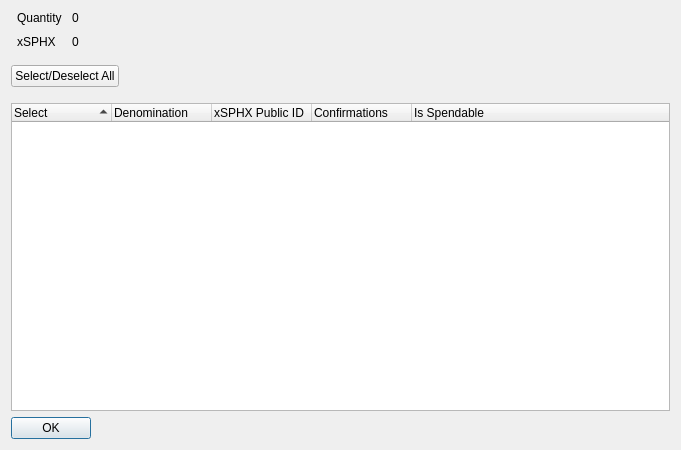
<?xml version="1.0" encoding="UTF-8"?>
<ui version="4.0">
 <class>XSPHXControlDialog</class>
 <widget class="QDialog" name="XSPHXControlDialog">
  <property name="geometry">
   <rect>
    <x>0</x>
    <y>0</y>
    <width>681</width>
    <height>450</height>
   </rect>
  </property>
  <property name="minimumSize">
   <size>
    <width>681</width>
    <height>450</height>
   </size>
  </property>
  <property name="windowTitle">
   <string>Select xSPHX to Spend</string>
  </property>
  <layout class="QVBoxLayout" name="verticalLayout" stretch="0,0,0,0">
   <item>
    <layout class="QHBoxLayout" name="horizontalLayout" stretch="0,0">
     <property name="spacing">
      <number>-1</number>
     </property>
     <property name="bottomMargin">
      <number>10</number>
     </property>
     <item>
      <layout class="QFormLayout" name="formLayout">
       <property name="horizontalSpacing">
        <number>10</number>
       </property>
       <property name="verticalSpacing">
        <number>10</number>
       </property>
       <property name="leftMargin">
        <number>6</number>
       </property>
       <property name="rightMargin">
        <number>6</number>
       </property>
       <item row="0" column="0">
        <widget class="QLabel" name="labelQuantity">
         <property name="text">
          <string>Quantity</string>
         </property>
        </widget>
       </item>
       <item row="0" column="1">
        <widget class="QLabel" name="labelQuantity_int">
         <property name="text">
          <string>0</string>
         </property>
        </widget>
       </item>
       <item row="1" column="0">
        <widget class="QLabel" name="labelXSPHX">
         <property name="text">
          <string>xSPHX</string>
         </property>
        </widget>
       </item>
       <item row="1" column="1">
        <widget class="QLabel" name="labelXSPHX_int">
         <property name="text">
          <string>0</string>
         </property>
        </widget>
       </item>
      </layout>
     </item>
     <item>
      <spacer name="horizontalSpacer_2">
       <property name="orientation">
        <enum>Qt::Horizontal</enum>
       </property>
       <property name="sizeHint" stdset="0">
        <size>
         <width>40</width>
         <height>20</height>
        </size>
       </property>
      </spacer>
     </item>
    </layout>
   </item>
   <item>
    <layout class="QHBoxLayout" name="horizontalLayout3" stretch="0,0">
     <property name="spacing">
      <number>14</number>
     </property>
     <property name="bottomMargin">
      <number>10</number>
     </property>
     <item>
      <widget class="QPushButton" name="pushButtonAll">
       <property name="text">
        <string>Select/Deselect All</string>
       </property>
      </widget>
     </item>
     <item>
      <spacer name="horizontalSpacer">
       <property name="orientation">
        <enum>Qt::Horizontal</enum>
       </property>
       <property name="sizeHint" stdset="0">
        <size>
         <width>40</width>
         <height>20</height>
        </size>
       </property>
      </spacer>
     </item>
    </layout>
   </item>
   <item>
    <widget class="QTreeWidget" name="treeWidget">
     <property name="sizePolicy">
      <sizepolicy hsizetype="Expanding" vsizetype="Expanding">
       <horstretch>0</horstretch>
       <verstretch>0</verstretch>
      </sizepolicy>
     </property>
     <property name="minimumSize">
      <size>
       <width>0</width>
       <height>250</height>
      </size>
     </property>
     <property name="alternatingRowColors">
      <bool>true</bool>
     </property>
     <property name="sortingEnabled">
      <bool>true</bool>
     </property>
     <property name="columnCount">
      <number>5</number>
     </property>
     <attribute name="headerDefaultSectionSize">
      <number>100</number>
     </attribute>
     <column>
      <property name="text">
       <string notr="true">Select</string>
      </property>
     </column>
     <column>
      <property name="text">
       <string notr="true">Denomination</string>
      </property>
     </column>
     <column>
      <property name="text">
       <string notr="true">xSPHX Public ID</string>
      </property>
     </column>
     <column>
      <property name="text">
       <string notr="true">Confirmations</string>
      </property>
     </column>
     <column>
      <property name="text">
       <string>Is Spendable</string>
      </property>
     </column>
    </widget>
   </item>
   <item>
    <widget class="QDialogButtonBox" name="buttonBox">
     <property name="sizePolicy">
      <sizepolicy hsizetype="Maximum" vsizetype="Fixed">
       <horstretch>0</horstretch>
       <verstretch>0</verstretch>
      </sizepolicy>
     </property>
     <property name="orientation">
      <enum>Qt::Horizontal</enum>
     </property>
     <property name="standardButtons">
      <set>QDialogButtonBox::Ok</set>
     </property>
    </widget>
   </item>
  </layout>
 </widget>
 <resources/>
 <connections>
  <connection>
   <sender>buttonBox</sender>
   <signal>accepted()</signal>
   <receiver>XSPHXControlDialog</receiver>
   <slot>accept()</slot>
   <hints>
    <hint type="sourcelabel">
     <x>248</x>
     <y>254</y>
    </hint>
    <hint type="destinationlabel">
     <x>157</x>
     <y>274</y>
    </hint>
   </hints>
  </connection>
  <connection>
   <sender>buttonBox</sender>
   <signal>rejected()</signal>
   <receiver>XSPHXControlDialog</receiver>
   <slot>reject()</slot>
   <hints>
    <hint type="sourcelabel">
     <x>316</x>
     <y>260</y>
    </hint>
    <hint type="destinationlabel">
     <x>286</x>
     <y>274</y>
    </hint>
   </hints>
  </connection>
 </connections>
</ui>
